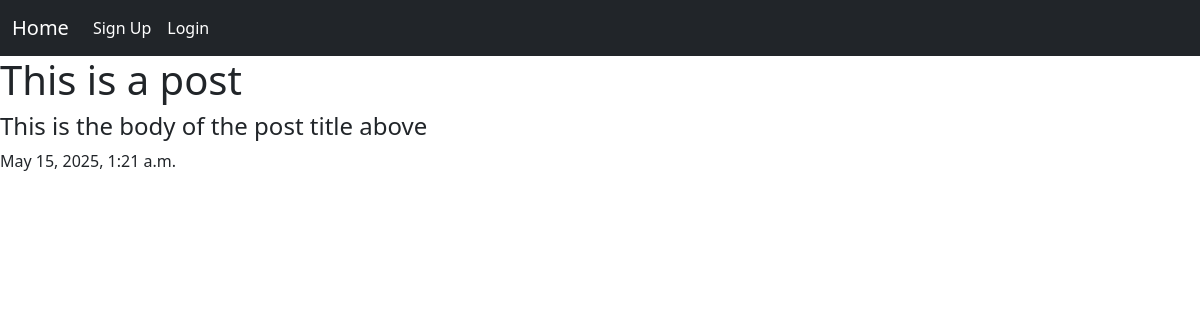
/display_post/8, run on the app's committed database.
### contentapp/models.py (models this page shows)
class Post(models.Model):
    title = models.CharField(max_length=100)
    body = models.TextField(max_length=100000)
    when_created = models.DateTimeField(default=datetime.now, blank=True)

### contentapp/views.py (the view)
# urls.py: path('display_post/<str:pk>', views.display_post, name='display_post'),
def display_post(request, pk):
    post = Post.objects.get(id=pk)
    return render(request, 'display_post.html', {'post':post})

### templates/display_post.html
{% extends 'index.html' %}
    {% block mainpost %}
    <h1>{{post.title}}</h1>
    <h4>{{post.body}}</h4>
    <p>{{post.when_created}}</p>
    {% endblock %}

### data on the page
Post: title "This is a post", body "This is the body of the post title above", when_created "May 15, 2025, 1:21 a.m."
